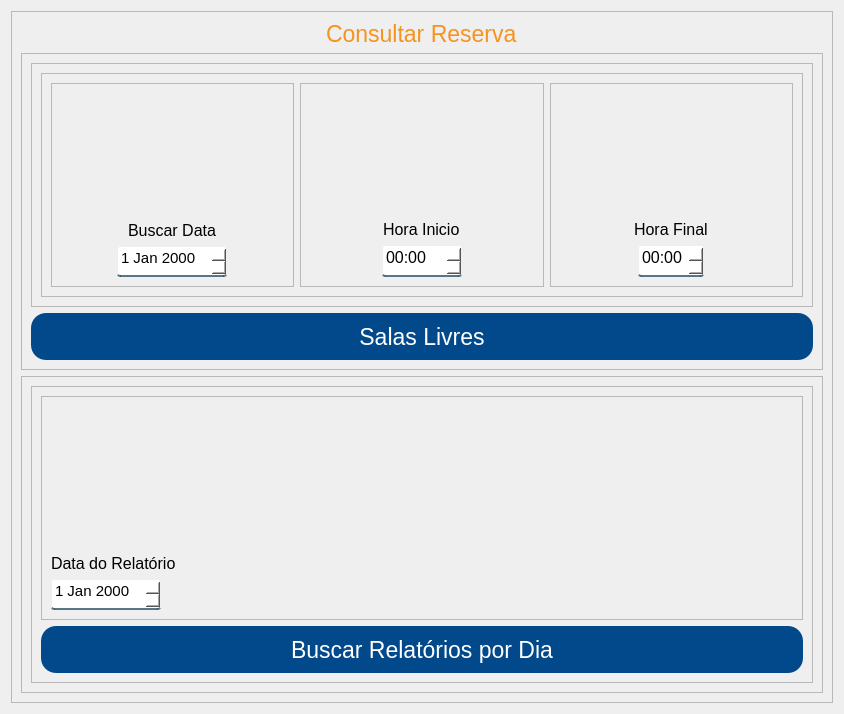
<?xml version="1.0" encoding="UTF-8"?>
<ui version="4.0">
 <class>Form</class>
 <widget class="QWidget" name="Form">
  <property name="geometry">
   <rect>
    <x>0</x>
    <y>0</y>
    <width>842</width>
    <height>714</height>
   </rect>
  </property>
  <property name="windowTitle">
   <string>Form</string>
  </property>
  <property name="styleSheet">
   <string notr="true">QLineEdit, QDateTimeEdit, QDateEdit {
  background-color: white;
  border:2px solid rgba(0,0,0,0);
  border-radius: 3px;
  border-bottom-color:rgba(46,82,101,200);
  color:rgb(0,0,0);
  padding-bottom:7px;
}

#buscarRelatorios {
	background-color: #01498a;
 	color: #FFF;
 	border: none;
 	border-radius: 15px;
}

#buscarRelatorios:hover {
	background-color: #f6921e;
}

#salasLivres {
	background-color: #01498a;
 	color: #FFF;
 	border: none;
 	border-radius: 15px;
}

#salasLivres:hover {
	background-color: #f6921e;
}

#titulo {
	color: #f6921e;
}</string>
  </property>
  <layout class="QVBoxLayout" name="verticalLayout_9">
   <item>
    <widget class="QFrame" name="frame">
     <property name="frameShape">
      <enum>QFrame::StyledPanel</enum>
     </property>
     <property name="frameShadow">
      <enum>QFrame::Raised</enum>
     </property>
     <layout class="QVBoxLayout" name="verticalLayout_8">
      <item alignment="Qt::AlignHCenter">
       <widget class="QLabel" name="titulo">
        <property name="sizePolicy">
         <sizepolicy hsizetype="Expanding" vsizetype="Fixed">
          <horstretch>0</horstretch>
          <verstretch>0</verstretch>
         </sizepolicy>
        </property>
        <property name="font">
         <font>
          <pointsize>17</pointsize>
         </font>
        </property>
        <property name="text">
         <string>Consultar Reserva</string>
        </property>
       </widget>
      </item>
      <item>
       <widget class="QFrame" name="frame_8">
        <property name="frameShape">
         <enum>QFrame::StyledPanel</enum>
        </property>
        <property name="frameShadow">
         <enum>QFrame::Raised</enum>
        </property>
        <layout class="QVBoxLayout" name="verticalLayout_6">
         <item>
          <widget class="QFrame" name="frame_9">
           <property name="frameShape">
            <enum>QFrame::StyledPanel</enum>
           </property>
           <property name="frameShadow">
            <enum>QFrame::Raised</enum>
           </property>
           <layout class="QHBoxLayout" name="horizontalLayout">
            <item>
             <widget class="QFrame" name="frame_13">
              <property name="frameShape">
               <enum>QFrame::StyledPanel</enum>
              </property>
              <property name="frameShadow">
               <enum>QFrame::Raised</enum>
              </property>
              <layout class="QHBoxLayout" name="horizontalLayout_2">
               <item>
                <widget class="QFrame" name="frame_10">
                 <property name="frameShape">
                  <enum>QFrame::StyledPanel</enum>
                 </property>
                 <property name="frameShadow">
                  <enum>QFrame::Raised</enum>
                 </property>
                 <layout class="QVBoxLayout" name="verticalLayout">
                  <item alignment="Qt::AlignHCenter|Qt::AlignBottom">
                   <widget class="QLabel" name="label">
                    <property name="font">
                     <font>
                      <pointsize>12</pointsize>
                     </font>
                    </property>
                    <property name="text">
                     <string>Buscar Data</string>
                    </property>
                   </widget>
                  </item>
                  <item alignment="Qt::AlignHCenter">
                   <widget class="QDateEdit" name="buscarData">
                    <property name="sizePolicy">
                     <sizepolicy hsizetype="Fixed" vsizetype="Fixed">
                      <horstretch>0</horstretch>
                      <verstretch>0</verstretch>
                     </sizepolicy>
                    </property>
                    <property name="minimumSize">
                     <size>
                      <width>110</width>
                      <height>0</height>
                     </size>
                    </property>
                    <property name="maximumSize">
                     <size>
                      <width>100</width>
                      <height>16777215</height>
                     </size>
                    </property>
                    <property name="font">
                     <font>
                      <pointsize>11</pointsize>
                     </font>
                    </property>
                    <property name="cursor">
                     <cursorShape>PointingHandCursor</cursorShape>
                    </property>
                   </widget>
                  </item>
                 </layout>
                </widget>
               </item>
               <item>
                <widget class="QFrame" name="frame_11">
                 <property name="frameShape">
                  <enum>QFrame::StyledPanel</enum>
                 </property>
                 <property name="frameShadow">
                  <enum>QFrame::Raised</enum>
                 </property>
                 <layout class="QVBoxLayout" name="verticalLayout_2">
                  <item alignment="Qt::AlignHCenter|Qt::AlignBottom">
                   <widget class="QLabel" name="label_2">
                    <property name="font">
                     <font>
                      <pointsize>12</pointsize>
                     </font>
                    </property>
                    <property name="text">
                     <string>Hora Inicio</string>
                    </property>
                   </widget>
                  </item>
                  <item alignment="Qt::AlignHCenter">
                   <widget class="QDateTimeEdit" name="horaInicio">
                    <property name="sizePolicy">
                     <sizepolicy hsizetype="Fixed" vsizetype="Fixed">
                      <horstretch>0</horstretch>
                      <verstretch>0</verstretch>
                     </sizepolicy>
                    </property>
                    <property name="minimumSize">
                     <size>
                      <width>80</width>
                      <height>0</height>
                     </size>
                    </property>
                    <property name="maximumSize">
                     <size>
                      <width>80</width>
                      <height>16777215</height>
                     </size>
                    </property>
                    <property name="font">
                     <font>
                      <pointsize>12</pointsize>
                     </font>
                    </property>
                    <property name="cursor">
                     <cursorShape>PointingHandCursor</cursorShape>
                    </property>
                    <property name="displayFormat">
                     <string>HH:mm</string>
                    </property>
                   </widget>
                  </item>
                 </layout>
                </widget>
               </item>
               <item>
                <widget class="QFrame" name="frame_12">
                 <property name="frameShape">
                  <enum>QFrame::StyledPanel</enum>
                 </property>
                 <property name="frameShadow">
                  <enum>QFrame::Raised</enum>
                 </property>
                 <layout class="QVBoxLayout" name="verticalLayout_3">
                  <item alignment="Qt::AlignHCenter|Qt::AlignBottom">
                   <widget class="QLabel" name="label_3">
                    <property name="font">
                     <font>
                      <pointsize>12</pointsize>
                     </font>
                    </property>
                    <property name="text">
                     <string>Hora Final</string>
                    </property>
                   </widget>
                  </item>
                  <item alignment="Qt::AlignHCenter">
                   <widget class="QDateTimeEdit" name="horaFim">
                    <property name="sizePolicy">
                     <sizepolicy hsizetype="Fixed" vsizetype="Fixed">
                      <horstretch>0</horstretch>
                      <verstretch>0</verstretch>
                     </sizepolicy>
                    </property>
                    <property name="font">
                     <font>
                      <pointsize>12</pointsize>
                     </font>
                    </property>
                    <property name="cursor">
                     <cursorShape>PointingHandCursor</cursorShape>
                    </property>
                    <property name="displayFormat">
                     <string>HH:mm</string>
                    </property>
                   </widget>
                  </item>
                 </layout>
                </widget>
               </item>
              </layout>
             </widget>
            </item>
           </layout>
          </widget>
         </item>
         <item>
          <widget class="QPushButton" name="salasLivres">
           <property name="minimumSize">
            <size>
             <width>762</width>
             <height>47</height>
            </size>
           </property>
           <property name="maximumSize">
            <size>
             <width>16777215</width>
             <height>16777215</height>
            </size>
           </property>
           <property name="font">
            <font>
             <pointsize>17</pointsize>
            </font>
           </property>
           <property name="cursor">
            <cursorShape>PointingHandCursor</cursorShape>
           </property>
           <property name="text">
            <string>Salas Livres</string>
           </property>
          </widget>
         </item>
        </layout>
       </widget>
      </item>
      <item>
       <widget class="QFrame" name="frame_5">
        <property name="frameShape">
         <enum>QFrame::StyledPanel</enum>
        </property>
        <property name="frameShadow">
         <enum>QFrame::Raised</enum>
        </property>
        <layout class="QVBoxLayout" name="verticalLayout_4">
         <item>
          <widget class="QFrame" name="frame_6">
           <property name="frameShape">
            <enum>QFrame::StyledPanel</enum>
           </property>
           <property name="frameShadow">
            <enum>QFrame::Raised</enum>
           </property>
           <layout class="QVBoxLayout" name="verticalLayout_7">
            <item>
             <widget class="QFrame" name="frame_7">
              <property name="frameShape">
               <enum>QFrame::StyledPanel</enum>
              </property>
              <property name="frameShadow">
               <enum>QFrame::Raised</enum>
              </property>
              <layout class="QVBoxLayout" name="verticalLayout_5">
               <item alignment="Qt::AlignBottom">
                <widget class="QLabel" name="label_4">
                 <property name="font">
                  <font>
                   <pointsize>12</pointsize>
                  </font>
                 </property>
                 <property name="text">
                  <string>Data do Relatório</string>
                 </property>
                </widget>
               </item>
               <item>
                <widget class="QDateEdit" name="dataRelatorio">
                 <property name="sizePolicy">
                  <sizepolicy hsizetype="Fixed" vsizetype="Fixed">
                   <horstretch>0</horstretch>
                   <verstretch>0</verstretch>
                  </sizepolicy>
                 </property>
                 <property name="minimumSize">
                  <size>
                   <width>110</width>
                   <height>0</height>
                  </size>
                 </property>
                 <property name="maximumSize">
                  <size>
                   <width>110</width>
                   <height>16777215</height>
                  </size>
                 </property>
                 <property name="font">
                  <font>
                   <pointsize>11</pointsize>
                  </font>
                 </property>
                 <property name="cursor">
                  <cursorShape>PointingHandCursor</cursorShape>
                 </property>
                </widget>
               </item>
              </layout>
             </widget>
            </item>
            <item>
             <widget class="QPushButton" name="buscarRelatorios">
              <property name="minimumSize">
               <size>
                <width>762</width>
                <height>47</height>
               </size>
              </property>
              <property name="maximumSize">
               <size>
                <width>16777215</width>
                <height>16777215</height>
               </size>
              </property>
              <property name="font">
               <font>
                <pointsize>17</pointsize>
               </font>
              </property>
              <property name="cursor">
               <cursorShape>PointingHandCursor</cursorShape>
              </property>
              <property name="text">
               <string>Buscar Relatórios por Dia</string>
              </property>
             </widget>
            </item>
           </layout>
          </widget>
         </item>
        </layout>
       </widget>
      </item>
     </layout>
    </widget>
   </item>
  </layout>
 </widget>
 <resources/>
 <connections/>
</ui>
